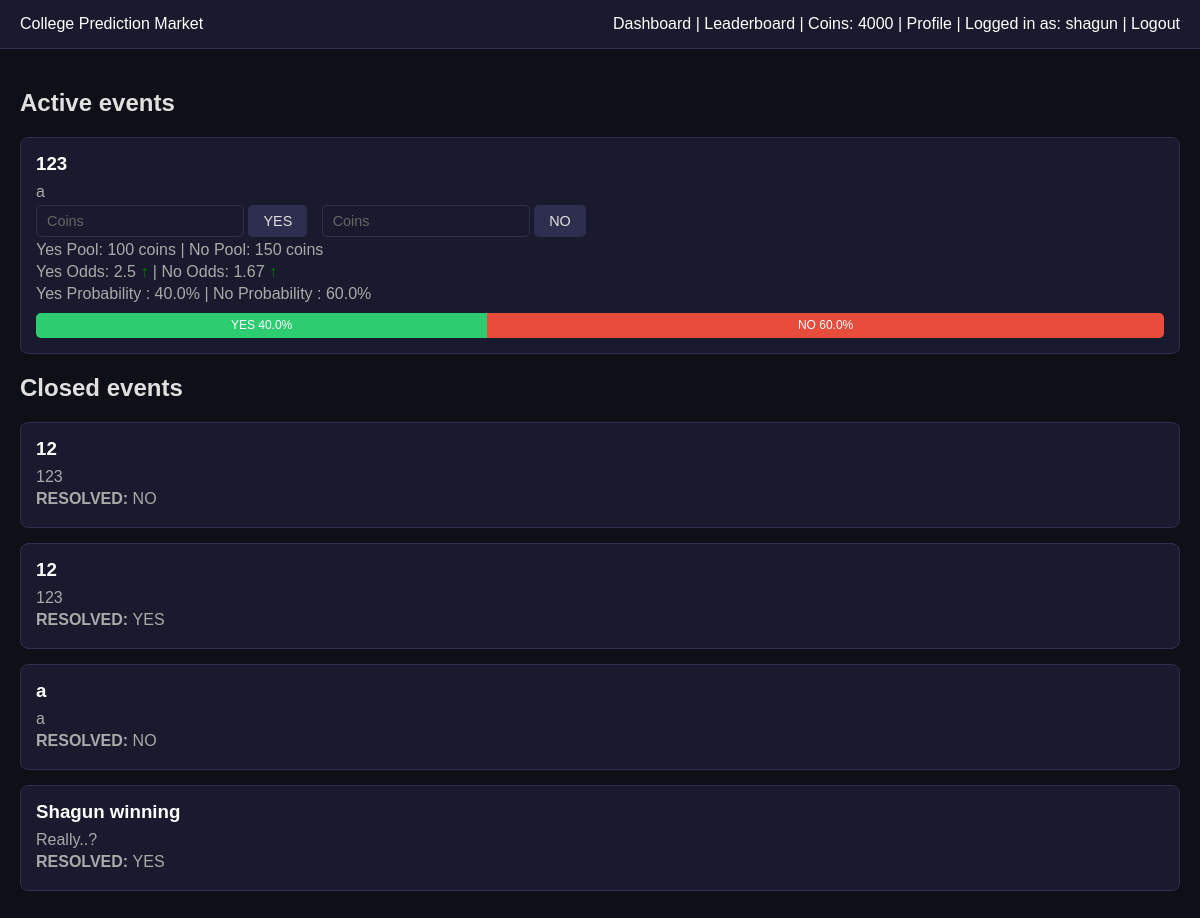
/ (signed in), run on the app's committed database.
### models.py (models this page shows)
class User(db.Model):
    __tablename__ = "users"
    id = db.Column(db.Integer, primary_key = True)
    username = db.Column(db.String(50), unique = True, nullable = False)
    password_hash = db.Column(db.String(50), nullable = False)
    coins = db.Column(db.Integer, default = 1000)
    created_at = db.Column(db.DateTime, default = datetime.utcnow)
    is_admin = db.Column(db.Boolean, default = False)

class Event(db.Model):
    __tablename__ = "events"
    id = db.Column(db.Integer, primary_key = True)
    title = db.Column(db.String(200))
    description = db.Column(db.Text)
    status = db.Column(db.String(20), default = 'open')
    result = db.Column(db.String(10), nullable = True)
    prev_yes_odds = db.Column(db.Float, default = 0)
    prev_no_odds = db.Column(db.Float, default = 0)
    created_at = db.Column(db.DateTime, default = datetime.utcnow)
    status = db.Column(db.String(20), default="open")
    result = db.Column(db.String(3), nullable=True)

### routes/betting.py (the view)
@betting_bp.route("/")
def dashboard():
    if "user_id" not in session:
        return redirect(url_for("auth.login"))
    user = db.session.get(User, session["user_id"])
    if user is None:
        session.clear()
        return redirect(url_for("auth.login"))
    events = Event.query.all()
    event_data = []
    for event in events:
        bets = Bet.query.filter_by(event_id=event.id).all()
        yes_pool = sum(b.amount for b in bets if b.side == "YES")
        no_pool = sum(b.amount for b in bets if b.side == "NO")
        total = yes_pool + no_pool
        if total > 0:
            yes_prob = round((yes_pool / total) * 100, 1)
            no_prob = round((no_pool / total) * 100, 1)
        else:
            yes_prob = 50
            no_prob = 50
        yes_odds = round(total / yes_pool, 2) if yes_pool > 0 else 2.0
        no_odds = round(total / no_pool, 2) if no_pool > 0 else 2.0
        yes_direction = "same"
        no_direction = "same"
        if event.prev_yes_odds:
            if yes_odds > event.prev_yes_odds:
                yes_direction = "up"
            elif yes_odds < event.prev_yes_odds:
                yes_direction = "down"
        if event.prev_no_odds:
            if no_odds > event.prev_no_odds:
                no_direction = "up"
            elif no_odds < event.prev_no_odds:
                no_direction = "down"
        user_bet = Bet.query.filter_by(
            event_id=event.id,
            user_id=user.id
        ).first()
        event_data.append({
            "event": event,
            "yes_pool": yes_pool,
            "no_pool": no_pool,
            "yes_prob": yes_prob,
            "no_prob": no_prob,
            "yes_odds": yes_odds,
            "no_odds": no_odds,
            "yes_direction": yes_direction,
            "no_direction": no_direction,
            "user_bet": user_bet
        })
    return render_template(
        "dashboard.html",
        event_data=event_data,
        current_user=user
    )

### templates/dashboard.html (shortened to what this page needs)
{% extends "base.html" %}
{% block content %}
<h2>Active events</h2>
{% for data in event_data %}
{%set event = data.event%}
    {% if event.status == "open" %}
        <div class="event-card">
            <h3>{{ event.title }}</h3>
            <p>{{ event.description }}</p>
            {% if current_user.is_admin %}
                <a href="{{ url_for('admin.resolve_event', event_id=event.id, result='YES') }}">
                    Resolve YES
                </a>
                |
                <a href="{{ url_for('admin.resolve_event', event_id=event.id, result='NO') }}">
                    Resolve NO
                </a>
            {%else%}
                <form action="/bet" method="POST" style="display:inline;">
                    <input type="number" name="amount" placeholder="Coins" min="1">
                    <button type="submit">YES</button>
                </form>
                <form action="/bet" method="POST" style="display:inline;">
                    <input type="number" name="amount" placeholder="Coins" min="1">
                    <button type="submit">NO</button>
                </form>
            {% endif %}
            <p>Yes Pool: {{data.yes_pool}} coins | No Pool: {{data.no_pool}} coins</p>
            <p>Yes Odds: {{data.yes_odds}}
                {%if data.yes_direction == "up"%}
                <span style="color:green">↑</span>
                {% elif data.yes_direction == "down" %}
                <span style="color:red">↓</span>
                {% endif %}
                | No Odds: {{data.no_odds}}
                            {%if data.yes_direction == "up"%}
                <span style="color:green">↑</span>
                {% elif data.yes_direction == "down" %}
                <span style="color:red">↓</span>
                {% endif %}</p>
            <p>Yes Probability : {{data.yes_prob}}% | No Probability : {{data.no_prob}}%</p>
            <div class="probability-bar">
                <div class="yes-bar" style="width: {{data.yes_prob}}%">
                    YES {{data.yes_prob}}%
                </div>
                <div class="no-bar" style="width: {{data.no_prob}}%">
                    NO {{data.no_prob}}%
                </div>
            </div>
        </div>
    {% endif %}
{% endfor %}
<h2>Closed events</h2>
{% for data in event_data %}
{%set event = data.event%}
{% if event.status == "resolved" %}
<div class="event-card">
    <h3>{{ event.title }}</h3>
    <p>{{ event.description }}</p>
    <p><strong>RESOLVED: </strong>{{event.result}}</p>
</div>
{%endif%}
{%endfor%}
{% endblock %}

### templates/base.html (shortened to what this page needs)
<!DOCTYPE html>
<html>
<head>
    <link rel="stylesheet" href="{{url_for('static', filename='css/style.css')}}"
</head>
<body>
    <div class="navbar">
        <div style="display: flex; justify-content: space-between; align-items: center;">
            College Prediction Market
            {%if current_user%}
            <div>
                <a href="{{ url_for('betting.dashboard') }}" style="color: white;">Dashboard</a> |
                <a href="{{ url_for('betting.leaderboard') }}" style="color: white;">Leaderboard</a> |
                {%if current_user.is_admin%}
                <a href="{{url_for('admin.create_event')}}" style="color: white;">Create an Event</a> |
                {%else%}
                Coins: {{current_user.coins}} |
                <a href="{{url_for('auth.profile')}}" style="color: white;">Profile</a> |
                {%endif%}
                Logged in as: {{current_user.username}} |
                <a href="{{url_for('auth.logout')}}" style="color: white;">Logout</a>
            </div>
            {%endif%}
        </div>
    </div>
    <div class="container">
        {% block content %}{% endblock %}
    </div>
</body>
</html>

### static/css/style.css (style rules this page uses)
body { font-family: Arial; background: #0f0f17; color: #e0e0e0; margin: 0; }
a { color: #7eb8f7; }
.navbar { background: #1a1a2e; color: white; padding: 15px 20px; border-bottom: 1px solid #2e2e4e; }
.navbar a { color: #ccc; text-decoration: none; }
.container { padding: 20px; }
.event-card { background: #1a1a2e; border: 1px solid #2e2e4e; padding: 15px; margin-bottom: 15px; border-radius: 8px; }
.event-card h3 { margin: 0 0 8px 0; color: #ffffff; }
.event-card p { color: #aaa; margin: 4px 0; }
button { padding: 8px 15px; margin-right: 10px; cursor: pointer; border: none; border-radius: 5px; background: #2e2e4e; color: #e0e0e0; font-size: 0.9rem; }
input[type="number"], input[type="text"], input[type="password"] { background: #1a1a2e; border: 1px solid #2e2e4e; color: #e0e0e0; padding: 7px 10px; border-radius: 5px; font-size: 0.9rem; }
input::placeholder { color: #666; }
.probability-bar { display: flex; height: 25px; width: 100%; background: #2e2e4e; border-radius: 5px; overflow: hidden; margin-top: 10px; }
.yes-bar { background: #2ecc71; color: white; text-align: center; font-size: 12px; line-height: 25px; }
.no-bar { background: #e74c3c; color: white; text-align: center; font-size: 12px; line-height: 25px; }

### data on the page
User: coins "4000", username "shagun"
Event: title "123", description "a"
Event: title "12", description "123", result "NO"
Event: title "12", description "123", result "YES"
Event: title "a", description "a", result "NO"
Event: title "Shagun winning", description "Really..?", result "YES"

### other printed values
{{ data.yes_pool }} "100"
{{ data.no_pool }} "150"
{{ data.yes_odds }} "2.5"
{{ data.no_odds }} "1.67"
{{ data.yes_prob }} "40.0"
{{ data.no_prob }} "60.0"
